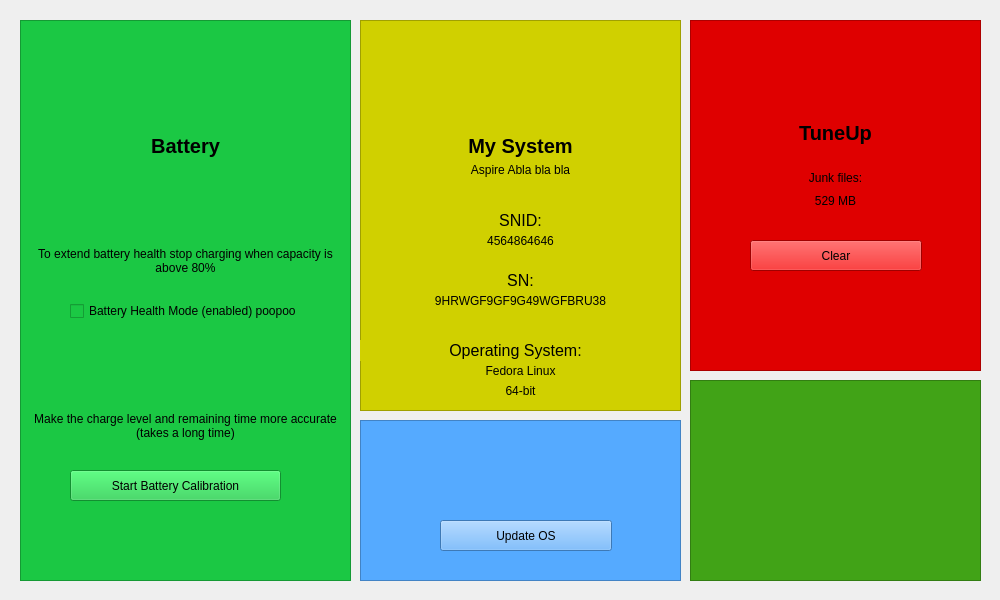
<?xml version="1.0" encoding="UTF-8"?>
<ui version="4.0">
 <class>Care_Center</class>
 <widget class="QMainWindow" name="Care_Center">
  <property name="geometry">
   <rect>
    <x>0</x>
    <y>0</y>
    <width>1000</width>
    <height>600</height>
   </rect>
  </property>
  <property name="sizePolicy">
   <sizepolicy hsizetype="Preferred" vsizetype="Preferred">
    <horstretch>0</horstretch>
    <verstretch>0</verstretch>
   </sizepolicy>
  </property>
  <property name="minimumSize">
   <size>
    <width>1000</width>
    <height>600</height>
   </size>
  </property>
  <property name="maximumSize">
   <size>
    <width>1000</width>
    <height>600</height>
   </size>
  </property>
  <property name="windowTitle">
   <string>Care Center</string>
  </property>
  <widget class="QWidget" name="centralwidget">
   <widget class="QFrame" name="frame">
    <property name="geometry">
     <rect>
      <x>360</x>
      <y>20</y>
      <width>321</width>
      <height>391</height>
     </rect>
    </property>
    <property name="styleSheet">
     <string notr="true">background-color: rgb(208, 208, 0);</string>
    </property>
    <property name="frameShape">
     <enum>QFrame::Shape::StyledPanel</enum>
    </property>
    <property name="frameShadow">
     <enum>QFrame::Shadow::Raised</enum>
    </property>
    <widget class="QLabel" name="label">
     <property name="geometry">
      <rect>
       <x>10</x>
       <y>110</y>
       <width>301</width>
       <height>31</height>
      </rect>
     </property>
     <property name="font">
      <font>
       <pointsize>15</pointsize>
       <bold>true</bold>
      </font>
     </property>
     <property name="text">
      <string>My System</string>
     </property>
     <property name="alignment">
      <set>Qt::AlignmentFlag::AlignCenter</set>
     </property>
    </widget>
    <widget class="QLabel" name="label_2">
     <property name="geometry">
      <rect>
       <x>10</x>
       <y>30</y>
       <width>301</width>
       <height>61</height>
      </rect>
     </property>
     <property name="text">
      <string/>
     </property>
     <property name="pixmap">
      <pixmap resource="laptop_icon.qrc">:/images/laptop.png</pixmap>
     </property>
     <property name="alignment">
      <set>Qt::AlignmentFlag::AlignCenter</set>
     </property>
    </widget>
    <widget class="QLabel" name="label_3">
     <property name="geometry">
      <rect>
       <x>10</x>
       <y>140</y>
       <width>301</width>
       <height>20</height>
      </rect>
     </property>
     <property name="font">
      <font>
       <pointsize>9</pointsize>
      </font>
     </property>
     <property name="text">
      <string>Aspire Abla bla bla</string>
     </property>
     <property name="alignment">
      <set>Qt::AlignmentFlag::AlignCenter</set>
     </property>
    </widget>
    <widget class="QLabel" name="label_4">
     <property name="geometry">
      <rect>
       <x>10</x>
       <y>190</y>
       <width>301</width>
       <height>21</height>
      </rect>
     </property>
     <property name="font">
      <font>
       <pointsize>12</pointsize>
      </font>
     </property>
     <property name="text">
      <string>SNID:</string>
     </property>
     <property name="alignment">
      <set>Qt::AlignmentFlag::AlignCenter</set>
     </property>
    </widget>
    <widget class="QLabel" name="label_5">
     <property name="geometry">
      <rect>
       <x>10</x>
       <y>210</y>
       <width>301</width>
       <height>21</height>
      </rect>
     </property>
     <property name="font">
      <font>
       <pointsize>9</pointsize>
      </font>
     </property>
     <property name="text">
      <string>4564864646</string>
     </property>
     <property name="alignment">
      <set>Qt::AlignmentFlag::AlignCenter</set>
     </property>
    </widget>
    <widget class="QLabel" name="label_6">
     <property name="geometry">
      <rect>
       <x>10</x>
       <y>250</y>
       <width>301</width>
       <height>21</height>
      </rect>
     </property>
     <property name="font">
      <font>
       <pointsize>12</pointsize>
      </font>
     </property>
     <property name="text">
      <string>SN:</string>
     </property>
     <property name="alignment">
      <set>Qt::AlignmentFlag::AlignCenter</set>
     </property>
    </widget>
    <widget class="QLabel" name="label_7">
     <property name="geometry">
      <rect>
       <x>10</x>
       <y>270</y>
       <width>301</width>
       <height>21</height>
      </rect>
     </property>
     <property name="font">
      <font>
       <pointsize>9</pointsize>
      </font>
     </property>
     <property name="text">
      <string>9HRWGF9GF9G49WGFBRU38</string>
     </property>
     <property name="alignment">
      <set>Qt::AlignmentFlag::AlignCenter</set>
     </property>
    </widget>
    <widget class="QLabel" name="label_8">
     <property name="geometry">
      <rect>
       <x>0</x>
       <y>320</y>
       <width>311</width>
       <height>21</height>
      </rect>
     </property>
     <property name="font">
      <font>
       <pointsize>12</pointsize>
      </font>
     </property>
     <property name="text">
      <string>Operating System:</string>
     </property>
     <property name="alignment">
      <set>Qt::AlignmentFlag::AlignCenter</set>
     </property>
    </widget>
    <widget class="QLabel" name="label_9">
     <property name="geometry">
      <rect>
       <x>10</x>
       <y>340</y>
       <width>301</width>
       <height>21</height>
      </rect>
     </property>
     <property name="font">
      <font>
       <pointsize>9</pointsize>
      </font>
     </property>
     <property name="text">
      <string>Fedora Linux</string>
     </property>
     <property name="alignment">
      <set>Qt::AlignmentFlag::AlignCenter</set>
     </property>
    </widget>
    <widget class="QLabel" name="label_10">
     <property name="geometry">
      <rect>
       <x>10</x>
       <y>360</y>
       <width>301</width>
       <height>21</height>
      </rect>
     </property>
     <property name="font">
      <font>
       <pointsize>9</pointsize>
      </font>
     </property>
     <property name="text">
      <string>64-bit</string>
     </property>
     <property name="alignment">
      <set>Qt::AlignmentFlag::AlignCenter</set>
     </property>
    </widget>
    <zorder>label</zorder>
    <zorder>label_2</zorder>
    <zorder>label_3</zorder>
    <zorder>label_4</zorder>
    <zorder>label_5</zorder>
    <zorder>label_6</zorder>
    <zorder>label_7</zorder>
    <zorder>label_9</zorder>
    <zorder>label_10</zorder>
    <zorder>label_8</zorder>
   </widget>
   <widget class="QFrame" name="frame_2">
    <property name="geometry">
     <rect>
      <x>20</x>
      <y>20</y>
      <width>331</width>
      <height>561</height>
     </rect>
    </property>
    <property name="styleSheet">
     <string notr="true">background-color: rgb(27, 200, 68);</string>
    </property>
    <property name="frameShape">
     <enum>QFrame::Shape::StyledPanel</enum>
    </property>
    <property name="frameShadow">
     <enum>QFrame::Shadow::Raised</enum>
    </property>
    <widget class="QLabel" name="label_11">
     <property name="geometry">
      <rect>
       <x>10</x>
       <y>110</y>
       <width>311</width>
       <height>31</height>
      </rect>
     </property>
     <property name="font">
      <font>
       <pointsize>15</pointsize>
       <bold>true</bold>
      </font>
     </property>
     <property name="text">
      <string>Battery</string>
     </property>
     <property name="alignment">
      <set>Qt::AlignmentFlag::AlignCenter</set>
     </property>
    </widget>
    <widget class="QCheckBox" name="healthModeToggle">
     <property name="geometry">
      <rect>
       <x>50</x>
       <y>280</y>
       <width>271</width>
       <height>22</height>
      </rect>
     </property>
     <property name="font">
      <font>
       <pointsize>9</pointsize>
      </font>
     </property>
     <property name="text">
      <string>Battery Health Mode (enabled) poopoo</string>
     </property>
     <property name="checkable">
      <bool>true</bool>
     </property>
    </widget>
    <widget class="QLabel" name="label_16">
     <property name="geometry">
      <rect>
       <x>10</x>
       <y>200</y>
       <width>311</width>
       <height>81</height>
      </rect>
     </property>
     <property name="font">
      <font>
       <pointsize>9</pointsize>
      </font>
     </property>
     <property name="text">
      <string>To extend battery health stop charging when capacity is above 80%</string>
     </property>
     <property name="alignment">
      <set>Qt::AlignmentFlag::AlignCenter</set>
     </property>
     <property name="wordWrap">
      <bool>true</bool>
     </property>
    </widget>
    <widget class="QLabel" name="label_17">
     <property name="geometry">
      <rect>
       <x>10</x>
       <y>370</y>
       <width>311</width>
       <height>71</height>
      </rect>
     </property>
     <property name="font">
      <font>
       <pointsize>9</pointsize>
      </font>
     </property>
     <property name="text">
      <string>Make the charge level and remaining time more accurate (takes a long time)</string>
     </property>
     <property name="alignment">
      <set>Qt::AlignmentFlag::AlignCenter</set>
     </property>
     <property name="wordWrap">
      <bool>true</bool>
     </property>
    </widget>
    <widget class="QPushButton" name="bCalibrateButton">
     <property name="geometry">
      <rect>
       <x>50</x>
       <y>450</y>
       <width>211</width>
       <height>31</height>
      </rect>
     </property>
     <property name="font">
      <font>
       <pointsize>9</pointsize>
       <bold>false</bold>
      </font>
     </property>
     <property name="text">
      <string>Start Battery Calibration</string>
     </property>
    </widget>
    <widget class="QLabel" name="label_18">
     <property name="geometry">
      <rect>
       <x>10</x>
       <y>20</y>
       <width>311</width>
       <height>71</height>
      </rect>
     </property>
     <property name="text">
      <string/>
     </property>
     <property name="pixmap">
      <pixmap resource="Battery_icon.qrc">:/images/battery.png</pixmap>
     </property>
     <property name="alignment">
      <set>Qt::AlignmentFlag::AlignCenter</set>
     </property>
    </widget>
   </widget>
   <widget class="QFrame" name="frame_3">
    <property name="geometry">
     <rect>
      <x>360</x>
      <y>420</y>
      <width>321</width>
      <height>161</height>
     </rect>
    </property>
    <property name="styleSheet">
     <string notr="true">background-color: rgb(85, 170, 255);</string>
    </property>
    <property name="frameShape">
     <enum>QFrame::Shape::StyledPanel</enum>
    </property>
    <property name="frameShadow">
     <enum>QFrame::Shadow::Raised</enum>
    </property>
    <widget class="QPushButton" name="UpdateButton">
     <property name="geometry">
      <rect>
       <x>80</x>
       <y>100</y>
       <width>172</width>
       <height>31</height>
      </rect>
     </property>
     <property name="font">
      <font>
       <pointsize>9</pointsize>
      </font>
     </property>
     <property name="text">
      <string>Update OS</string>
     </property>
     <property name="checkable">
      <bool>false</bool>
     </property>
    </widget>
    <widget class="QLabel" name="label_19">
     <property name="geometry">
      <rect>
       <x>10</x>
       <y>20</y>
       <width>301</width>
       <height>71</height>
      </rect>
     </property>
     <property name="text">
      <string/>
     </property>
     <property name="pixmap">
      <pixmap resource="update_icon.qrc">:/images/update.png</pixmap>
     </property>
     <property name="alignment">
      <set>Qt::AlignmentFlag::AlignCenter</set>
     </property>
    </widget>
   </widget>
   <widget class="QFrame" name="frame_4">
    <property name="geometry">
     <rect>
      <x>690</x>
      <y>380</y>
      <width>291</width>
      <height>201</height>
     </rect>
    </property>
    <property name="styleSheet">
     <string notr="true">background-color: rgb(65, 163, 23);</string>
    </property>
    <property name="frameShape">
     <enum>QFrame::Shape::StyledPanel</enum>
    </property>
    <property name="frameShadow">
     <enum>QFrame::Shadow::Raised</enum>
    </property>
   </widget>
   <widget class="QFrame" name="frame_5">
    <property name="geometry">
     <rect>
      <x>690</x>
      <y>20</y>
      <width>291</width>
      <height>351</height>
     </rect>
    </property>
    <property name="styleSheet">
     <string notr="true">background-color: rgb(223, 0, 0);</string>
    </property>
    <property name="frameShape">
     <enum>QFrame::Shape::StyledPanel</enum>
    </property>
    <property name="frameShadow">
     <enum>QFrame::Shadow::Raised</enum>
    </property>
    <widget class="QLabel" name="label_13">
     <property name="geometry">
      <rect>
       <x>10</x>
       <y>97</y>
       <width>271</width>
       <height>31</height>
      </rect>
     </property>
     <property name="font">
      <font>
       <pointsize>15</pointsize>
       <bold>true</bold>
      </font>
     </property>
     <property name="text">
      <string>TuneUp</string>
     </property>
     <property name="alignment">
      <set>Qt::AlignmentFlag::AlignCenter</set>
     </property>
    </widget>
    <widget class="QLabel" name="label_14">
     <property name="geometry">
      <rect>
       <x>10</x>
       <y>147</y>
       <width>271</width>
       <height>21</height>
      </rect>
     </property>
     <property name="font">
      <font>
       <pointsize>9</pointsize>
      </font>
     </property>
     <property name="text">
      <string>Junk files:</string>
     </property>
     <property name="alignment">
      <set>Qt::AlignmentFlag::AlignCenter</set>
     </property>
    </widget>
    <widget class="QLabel" name="label_15">
     <property name="geometry">
      <rect>
       <x>10</x>
       <y>170</y>
       <width>271</width>
       <height>21</height>
      </rect>
     </property>
     <property name="font">
      <font>
       <pointsize>9</pointsize>
      </font>
     </property>
     <property name="text">
      <string>529 MB</string>
     </property>
     <property name="alignment">
      <set>Qt::AlignmentFlag::AlignCenter</set>
     </property>
    </widget>
    <widget class="QPushButton" name="clearButton">
     <property name="geometry">
      <rect>
       <x>60</x>
       <y>220</y>
       <width>172</width>
       <height>31</height>
      </rect>
     </property>
     <property name="font">
      <font>
       <pointsize>9</pointsize>
      </font>
     </property>
     <property name="text">
      <string>Clear</string>
     </property>
     <property name="checkable">
      <bool>true</bool>
     </property>
    </widget>
   </widget>
  </widget>
 </widget>
 <resources>
  <include location="laptop_icon.qrc"/>
  <include location="update_icon.qrc"/>
  <include location="Battery_icon.qrc"/>
 </resources>
 <connections/>
</ui>
